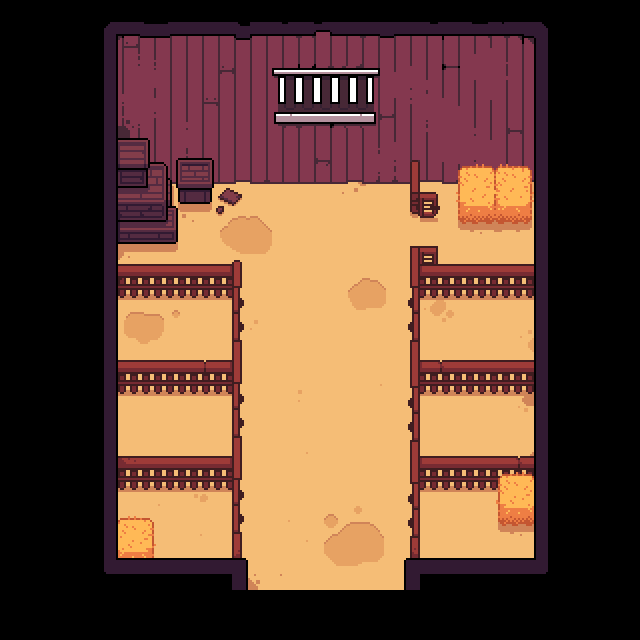

This is a level from a 2D game, rendered from its Tiled map with the project's own tilesets. A one-line summary and the complete map file follow:
An orthogonal 16x16 tile map with 40x40 px tiles, 3 tile layers (Tile Layer 1, Tile Layer 2, Tile Layer 3) and 21 objects (9x interactable, transition, down, spawn).

<map version="1.10" tiledversion="1.10.2" orientation="orthogonal" renderorder="right-down" width="16" height="16" tilewidth="40" tileheight="40" infinite="0" nextlayerid="7" nextobjectid="22">
 <editorsettings>
  <export target="37_barn.lua" format="lua" />
 </editorsettings>
 <properties>
  <property name="light" type="bool" value="true" />
  <property name="music" value="undertale_yellow/the_wild_east_barn" />
  <property name="name" value="Wild East - Barn" />
 </properties>
 <tileset firstgid="1" source="../../tilesets/wild_east_buildings_inside.tsx" />
 <layer id="1" name="Tile Layer 1" width="16" height="16">
  <data encoding="csv">
0,0,0,0,0,0,0,0,0,0,0,0,0,0,0,0,
0,0,0,0,0,0,0,0,0,0,0,0,0,0,0,0,
0,0,0,0,0,0,0,0,0,0,0,0,0,0,0,0,
0,0,0,0,0,0,0,0,0,0,0,0,0,0,0,0,
0,0,0,0,0,0,0,0,0,0,0,0,0,0,0,0,
0,0,0,0,0,0,0,0,0,0,0,0,0,0,0,0,
0,0,0,0,0,0,0,0,0,0,0,0,0,0,0,0,
0,0,0,0,0,0,0,0,0,0,0,0,0,0,0,0,
0,0,0,0,0,0,0,0,0,0,0,0,0,0,0,0,
0,0,0,0,0,0,0,0,0,0,0,0,0,0,0,0,
0,0,0,0,0,0,0,0,0,0,0,0,0,0,0,0,
0,0,0,0,0,0,0,0,0,0,0,0,0,0,0,0,
0,0,0,0,0,0,0,0,0,0,0,0,0,0,0,0,
0,0,0,0,0,0,0,0,0,0,0,0,0,0,0,0,
0,0,0,0,0,0,0,0,0,0,0,0,0,0,0,0,
0,21,0,0,0,0,0,0,0,0,0,0,0,0,0,0
</data>
 </layer>
 <layer id="2" name="Tile Layer 2" width="16" height="16">
  <data encoding="csv">
0,0,0,0,0,0,0,0,0,0,0,0,0,0,0,0,
0,0,0,0,0,0,0,0,0,0,0,0,0,0,0,0,
0,0,0,0,0,0,0,0,0,0,0,0,0,0,0,0,
0,0,0,0,0,0,0,0,0,0,0,0,0,0,0,0,
0,0,0,0,0,0,0,0,0,0,0,0,0,0,0,0,
0,0,0,0,0,0,0,0,0,0,0,0,0,0,0,0,
0,0,0,0,0,0,0,0,0,0,0,0,0,0,0,0,
0,0,0,0,0,0,0,0,0,0,0,0,0,0,0,0,
0,0,0,0,0,0,0,0,0,0,0,0,0,0,0,0,
0,0,0,0,0,0,0,0,0,0,0,0,0,0,0,0,
0,0,0,0,0,0,0,0,0,0,0,0,0,0,0,0,
0,0,0,0,0,0,0,0,0,0,0,0,0,0,0,0,
0,0,0,0,0,0,0,0,0,0,0,0,0,0,0,0,
0,0,0,0,0,0,0,0,0,0,0,0,0,0,0,0,
0,0,0,0,0,0,0,0,0,0,0,0,0,0,0,0,
0,22,0,0,0,0,0,0,0,0,0,0,0,0,0,0
</data>
 </layer>
 <layer id="3" name="Tile Layer 3" width="16" height="16">
  <data encoding="csv">
0,0,0,0,0,0,0,0,0,0,0,0,0,0,0,0,
0,0,0,0,0,0,0,0,0,0,0,0,0,0,0,0,
0,0,0,0,0,0,0,0,0,0,0,0,0,0,0,0,
0,0,0,0,0,0,0,0,0,0,0,0,0,0,0,0,
0,0,0,0,0,0,0,0,0,0,0,0,0,0,0,0,
0,0,0,0,0,0,0,0,0,0,0,0,0,0,0,0,
0,0,0,0,0,0,0,0,0,0,0,0,0,0,0,0,
0,0,0,0,0,0,0,0,0,0,0,0,0,0,0,0,
0,0,0,0,0,0,0,0,0,0,0,0,0,0,0,0,
0,0,0,0,0,0,0,0,0,0,0,0,0,0,0,0,
0,0,0,0,0,0,0,0,0,0,0,0,0,0,0,0,
0,0,0,0,0,0,0,0,0,0,0,0,0,0,0,0,
0,0,0,0,0,0,0,0,0,0,0,0,0,0,0,0,
0,0,0,0,0,0,0,0,0,0,0,0,0,0,0,0,
0,0,0,0,0,0,0,0,0,0,0,0,0,0,0,0,
0,23,0,0,0,0,0,0,0,0,0,0,0,0,0,0
</data>
 </layer>
 <objectgroup id="4" name="collision">
  <object id="2" x="404" y="558" width="146" height="62" />
  <object id="3" x="102" y="558" width="146" height="62" />
  <object id="4" x="102" y="164" width="448" height="20" />
  <object id="5" x="534" y="184" width="16" height="374" />
  <object id="6" x="102" y="184" width="16" height="374" />
  <object id="7" x="118" y="264" width="124" height="294" />
  <object id="8" x="410" y="264" width="124" height="294" />
  <object id="9" x="410" y="184" width="30" height="30" />
  <object id="10" x="410" y="246" width="28" height="18" />
 </objectgroup>
 <objectgroup id="5" name="objects">
  <object id="1" name="transition" x="248" y="590" width="156" height="30">
   <properties>
    <property name="map" value="dunes/37" />
    <property name="marker" value="barn" />
   </properties>
  </object>
  <object id="11" name="interactable" x="458" y="184" width="74" height="40">
   <properties>
    <property name="solid" type="bool" value="true" />
    <property name="text1">* (There are no hay puns
to be made here.)</property>
   </properties>
  </object>
  <object id="14" name="interactable" x="410" y="288" width="10" height="52">
   <properties>
    <property name="text1" value="* (The gate is locked.)" />
   </properties>
  </object>
  <object id="15" name="interactable" x="410" y="388" width="10" height="52">
   <properties>
    <property name="text1" value="* (The gate is locked.)" />
   </properties>
  </object>
  <object id="16" name="interactable" x="410" y="484" width="10" height="52">
   <properties>
    <property name="text1" value="* (The gate is locked.)" />
   </properties>
  </object>
  <object id="17" name="interactable" x="232" y="480" width="10" height="52">
   <properties>
    <property name="text1" value="* (The gate is locked.)" />
   </properties>
  </object>
  <object id="18" name="interactable" x="232" y="384" width="10" height="52">
   <properties>
    <property name="text1" value="* (The gate is locked.)" />
   </properties>
  </object>
  <object id="19" name="interactable" x="232" y="288" width="10" height="52">
   <properties>
    <property name="text1" value="* (The gate is locked.)" />
   </properties>
  </object>
  <object id="12" name="interactable" x="118" y="184" width="60" height="60">
   <properties>
    <property name="solid" type="bool" value="true" />
    <property name="text1">* (The boxes seem to
be full of oats and
carrots.)</property>
    <property name="text2" value="* (It all looks highly inedible.)" />
   </properties>
  </object>
  <object id="13" name="interactable" x="176" y="158" width="38" height="46">
   <properties>
    <property name="solid" type="bool" value="true" />
    <property name="text1">* (The boxes seem to
be full of oats and
carrots.)</property>
    <property name="text2" value="* (It all looks highly inedible.)" />
   </properties>
  </object>
 </objectgroup>
 <objectgroup id="6" name="markers">
  <object id="20" name="down" x="326" y="550">
   <point />
  </object>
  <object id="21" name="spawn" x="326" y="400">
   <point />
  </object>
 </objectgroup>
</map>
